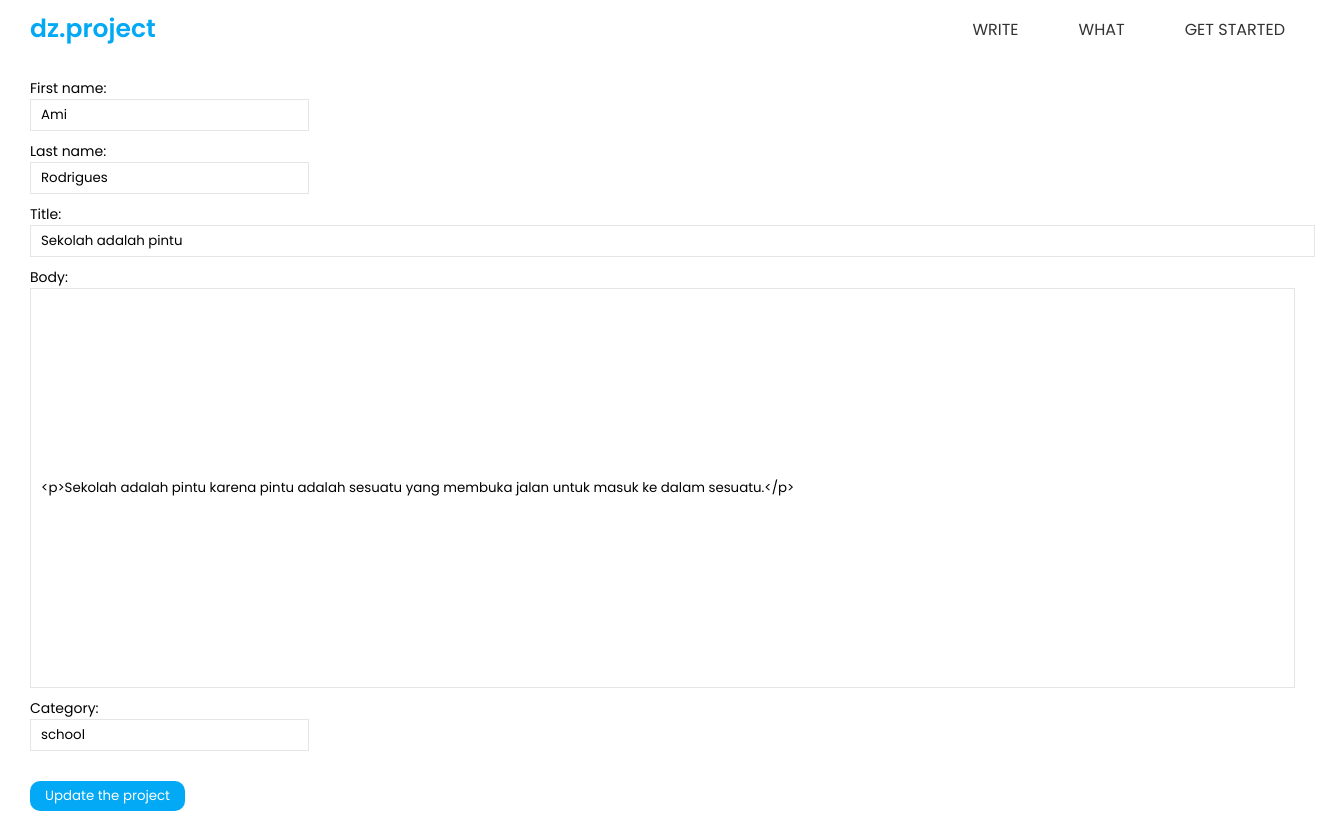
The app's page /article/update/10 with its own data.
### dz_pro/models.py (models this page shows, shortened)
class Post(models.Model):
    first_name = models.CharField(max_length=255)
    last_name = models.CharField(max_length=255)
    title = models.CharField(max_length=255)
    author = models.ForeignKey(User, on_delete=models.CASCADE, null=True)
    body = RichTextUploadingField(blank=True, null=True)
    category = models.CharField(max_length=255)
    post_date = models.DateField(auto_now_add=True)

### dz_pro/views.py (the view)
# urls.py: path('article/update/<int:pk>', UpdatePostView.as_view(), name = 'update_post'),
class UpdatePostView(UpdateView):
    model = Post
    template_name = 'update.html'
    form_class = WriteForm

### dz_pro/forms.py
class WriteForm(forms.ModelForm):
    class Meta:
        model = Post
        fields = ('first_name','last_name','title','body','category')
        widgets = {
            'first_name': forms.TextInput(attrs={'class':'form first'}),
            'last_name' : forms.TextInput(attrs={'class':'form last'}),
            'title' : forms.TextInput(attrs={'class':'form title'}),
            'body' : forms.TextInput(attrs={'class':'form body'}),
            'category' : forms.TextInput(attrs={'class':'form category'})
        }

### dz_pro/templates/update.html (shortened to what this page needs)
{% extends 'base.html' %}
{% load static %}
{% block content %}
<!DOCTYPE html>
<html lang="en">
<head>
    <link rel="stylesheet" href="{% static 'write/write.css' %}">
</head>
<body>
    <div class="box">
            <div class="form-group">
                <form action="" method="post">
                    {{ form.as_p }}
                    <button>Update the project</button>
                </form>
            </div>
    </div>
</body>
</html>
{% endblock %}

### dz_pro/static/window/blog.css (style rules this page uses)
html { scroll-behavior:smooth; }
* { margin: 0; padding: 0; box-sizing: border-box; font-family: 'Poppins', sans-serif; }
:root { --color1: #03a9f4; --color2: #ff0; --color3: rgba(255,255,255,0.2); --color4: rgba(0,0,0,0.1); --color5: #fff; --color6: #333; --color7: #F43628; --color8: #f1f0f0; --body-color: #fff; --nav-color: #fff; --side-nav: #1d261d; --text-color: #1d261d; }
body { overflow-x: hidden; display: flex; min-height: 100vh; width: 100%; background: var(--color5); transition: all 0.3s ease-out; }
.box { width: 100%; }

### dz_pro/static/write/write.css (style rules this page uses)
html { scroll-behavior:smooth; }
* { margin: 0; padding: 0; box-sizing: border-box; font-family: 'Poppins', sans-serif; }
:root { --color1: #03a9f4; --color2: #ff0; --color3: rgba(255,255,255,0.2); --color4: rgba(0,0,0,0.1); --color5: #fff; --color6: #333; --color7: #F43628; --color8: #f1f0f0; --body-color: #fff; --nav-color: #fff; --side-nav: #1d261d; --text-color: #1d261d; }
body { overflow-x: hidden; display: flex; min-height: 100vh; width: 100%; background: var(--color5); transition: all 0.3s ease-out; }
.box { width: 100%; }
.form-group { margin: 30px; }
.form-group form { font-size: 14px; width: 100%; }
.form-group form button { margin-top: 20px; border: none; color: var(--color5); background: var(--color1); padding: 5px 15px; border-radius: 10px; }
.form { display: flex; flex-direction: column; margin-bottom: 10px; border: 1px solid var(--color4); padding: 5px 10px; }
.title { width: 1285px; }
.body { width: 100%; min-height: 400px; }

### records on screen
Post: first_name "Ami", last_name "Rodrigues", title "Sekolah adalah pintu", body "<p>Sekolah adalah pintu karena pintu adalah sesuatu yang membuka jalan untuk masuk ke dalam sesuatu.</p>", category "school"
